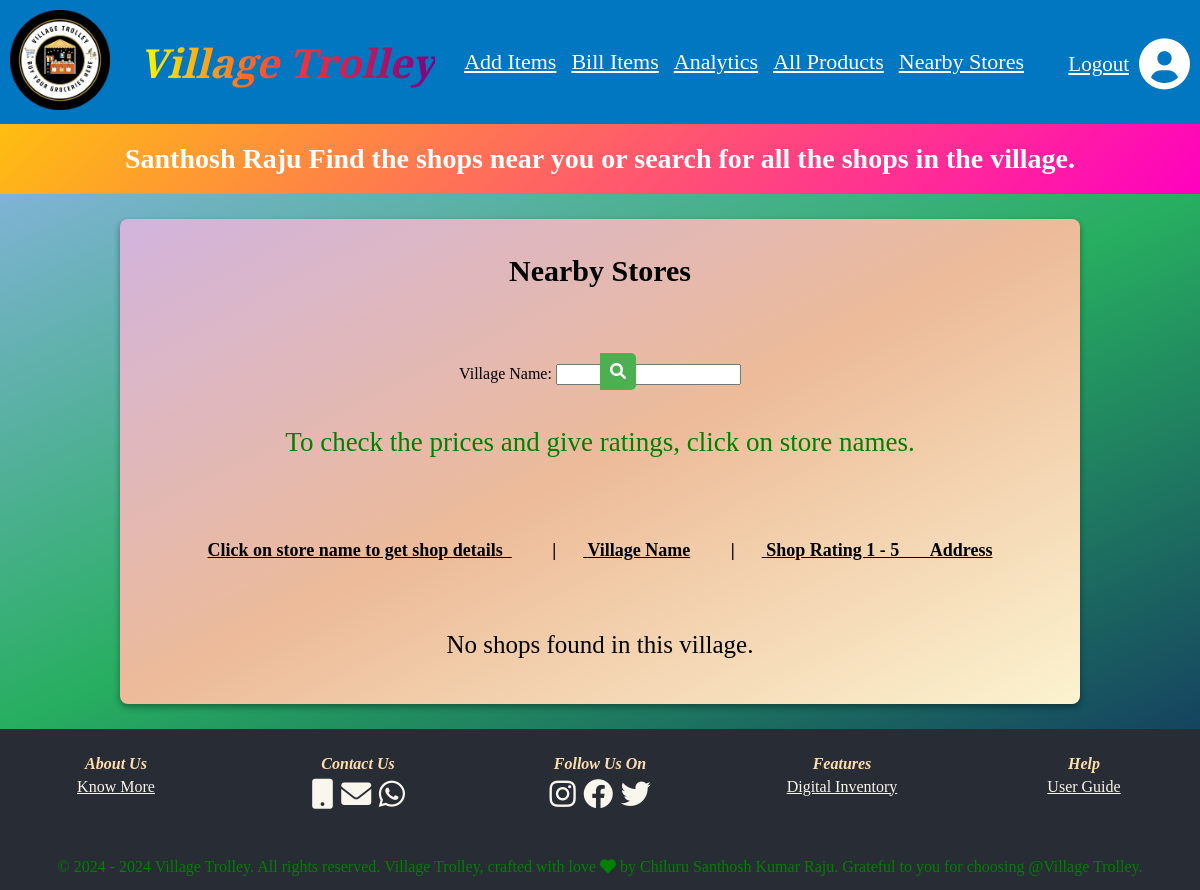
The app's page /shop_owner_nearby_shops/7/ with its own data.
### shop_owner_registration_app/models.py (models this page shows, shortened)
class shop_owner_registration_model(models.Model):
    shop_owner_first_name = models.CharField(max_length=250,null=True)
    shop_owner_last_name = models.CharField(max_length=250,null=True)
    shop_owner_shop_name = models.CharField(max_length=250,null=True,unique=True)
    shop_owner_mail_id = models.EmailField(max_length=254,null=True,unique=True)
    shop_owner_phone_number = models.IntegerField(null=True,max_length=10,unique=True)
    shop_owner_street_address = models.CharField(max_length=1500,null=True)
    shop_owner_village_name = models.CharField(max_length=1500,null=True)
    shop_owner_mandal_name = models.CharField(max_length=1500,null=True)
    shop_owner_city_name = models.CharField(max_length=1500,null=True)
    shop_owner_state_name = models.CharField(max_length=1500,null=True)
    shop_owner_pincode = models.IntegerField(max_length=10,null=True)
    shop_owner_password = models.CharField( max_length=50,null=True)
    shop_owner_confirm_password = models.CharField( max_length=50,null=True)

### shopownernearbyshops/views.py (the view)
# urls.py: path('shop_owner_nearby_shops/<int:shop_owner_id>/', views.shop_owner_nearby_shops, name='shop_owner_nearby_shops'),
def shop_owner_nearby_shops(request, shop_owner_id):
    shop_owner = get_object_or_404(shop_owner_registration_model, pk=shop_owner_id)
    form = ShopSearchForm(request.GET or None)
    shops = []
    if form.is_valid():
        village_name = form.cleaned_data.get('village_name')
        if village_name:
            shops = shop_owner_registration_model.objects.filter(shop_owner_village_name__icontains=village_name)
    context = {
        'form': form,
        'shops': shops,
        'shop_owner_first_name': shop_owner.shop_owner_first_name,
        'shop_owner_last_name': shop_owner.shop_owner_last_name,
        'shop_owner_shop_name': shop_owner.shop_owner_shop_name,
        'shop_owner_village_name': shop_owner.shop_owner_village_name,
        'shop_owner_id': shop_owner_id,
    }
    return render(request, 'shopownernearbystores.html', context)

### shopownernearbyshops/forms.py
class ShopSearchForm(forms.Form):
    village_name = forms.CharField(max_length=1500, required=False, label='Village Name')

### templates/shopownernearbystores.html (shortened to what this page needs)
{% extends "base.html" %}
{% load static %}
{% block css %}
    <link rel="stylesheet" href="{% static 'shopownernearbystores.css' %}">
    <link rel="stylesheet" href="https://cdnjs.cloudflare.com/ajax/libs/font-awesome/6.0.0-beta3/css/all.min.css">
{% endblock css%}
{% block content %}
<div class="gradient-background">
    <h1 class="data_header"> {{ shop_owner_first_name }} {{ shop_owner_last_name }}  Find the shops near you or search for all the shops in the village. </h1>
  </div>
<section class="nearby_section">
    <div class="nearby_box">
       <div style="text-align: center; padding: 15px;">
          <h3 class="nearby_header">Nearby Stores</h3>
       </div>
       <div class="search-container1">
         <form method="GET">
            {{ form.as_p }}
            <button type="submit" class="search-button1"><i class="fa fa-search"></i></button>
        </form>
          <p class="neargui">To check the prices and give ratings, click on store names.</p>
         </div>
       <div style="text-align: center; padding: 15px;">
          <h4 class="nearbyhe"><u>Click on store name to get shop details  </u>&nbsp;&nbsp;&nbsp;&nbsp;&nbsp;&nbsp;&nbsp;&nbsp;&nbsp;|&nbsp;&nbsp;&nbsp;&nbsp;&nbsp;&nbsp;<u> Village Name</u>&nbsp;&nbsp;&nbsp;&nbsp;&nbsp;&nbsp;&nbsp;&nbsp;&nbsp;|&nbsp;&nbsp;&nbsp;&nbsp;&nbsp;&nbsp;<u> Shop Rating 1 - 5       Address</u></h4>
       </div>
       <div class="store-details">
         {% for shop in shops %}
         <div class="store-item">
             <p>
                 <a href="{% url 'shop_owner_products_data' shop.pk %}">{{ shop.shop_owner_shop_name }}</a> |
                 {{ shop.shop_owner_village_name }} |
                 {{ shop.shop_owner_street_address }} |
                 {{ shop.shop_owner_mandal_name }} |
                 {{ shop.shop_owner_city_name }}
             </p>
         </div>
     {% empty %}
         <p>No shops found in this village.</p>
     {% endfor %}
    </div>
 </section>
 {% endblock %}

### static/shopownernearbystores.css (style rules this page uses)
.neargui { font-size:27px; color:#008000; padding:15px; }
.nearby_section { padding: 25px; background: linear-gradient(to bottom right, #7FB3D5, #27AE60, #154360); text-align: center; height:auto; }
.nearby_box { margin: 0 auto; width: 80%; max-width: 1020px; height: auto; display: flex; flex-direction: column; justify-content: center; align-items: center; background-color: black; border-radius: 8px; background: linear-gradient(to bottom right, #D2B4DE, #EDBB99, #FCF3CF); box-shadow: rgba(0, 0, 0, 0.16) 0px 3px 6px, rgba(0, 0, 0, 0.23) 0px 3px 6px; padding: 20px; }
.nearby_header { font-size: 30px; color: black; margin-top: 0; }
.search-container1 { margin-bottom: 15px; margin-top: 15px; position: relative; display: inline-block; }
.search-button1 { position: absolute; margin-right: 100px; top: 5px; padding: 10px; background-color: #4CAF50; border: none; color: white; cursor: pointer; border-radius: 0 5px 5px 0; }
.search-button1 i { font-size: 16px; }
.nearbyhe { font-size: 18px; margin: 10px 0; white-space: nowrap; }
.store-details { display: flex; flex-direction: column; align-items: center; width: 80%; max-width: 600px; margin-top: 20px; font-size:25px; }
.nearbyhe u { white-space: pre; }
.gradient-background { display: flex; justify-content: center; align-items: center; background: linear-gradient(135deg, #FEBE10,#FF00BF); }
.data_header { font-size: 28px; font-weight: bold; color: white; text-align: center; }

### records on screen
shop_owner_registration_model: shop_owner_first_name "Santhosh", shop_owner_last_name "Raju"
